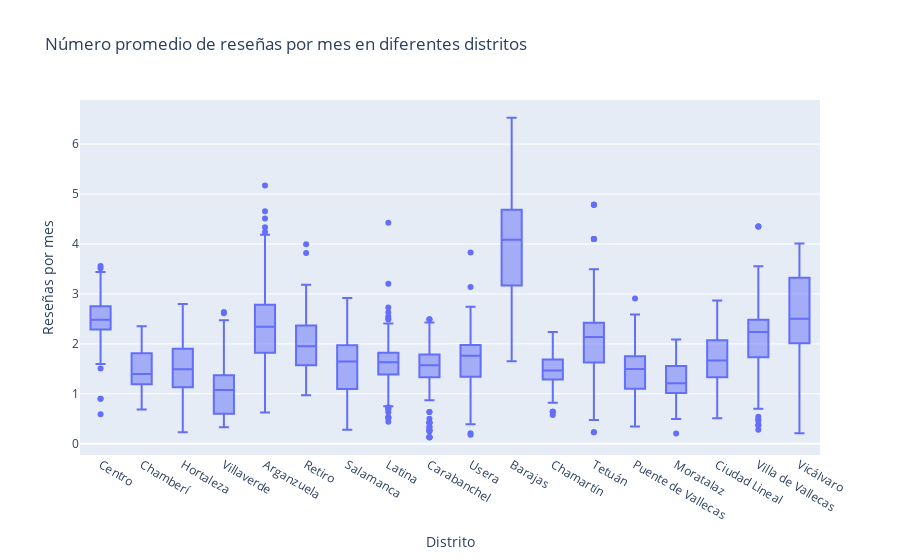

The code cell stored with this chart in its notebook:
### Code cell
# 6. Número promedio de reseñas por mes en diferentes distritos
fig6 = px.box(
    data,
    x="neighbourhood_group",
    y="reviews_per_month",
    title="Número promedio de reseñas por mes en diferentes distritos",
    labels={"reviews_per_month": "Reseñas por mes", "neighbourhood_group": "Distrito"},
)
fig6.show()

#Vemos que el numero de reseñas por mes es similar en todos los distritos, aunque sroprende que Barajas este significativamente por encima.

### Figure 1 — Plotly figure (JSON) as saved in the notebook; plotly's stock layout.template omitted (floating-point values rounded to 4 significant figures; data arrays with more than 128 entries replaced by an {"elided": "..."} marker saying what was removed)
{"data": [{"alignmentgroup": "True", "hovertemplate": "Distrito=%{x}<br>Reseñas por mes=%{y}<extra></extra>", "legendgroup": "", "marker": {"color": "#636efa"}, "name": "", "notched": false, "offsetgroup": "", "orientation": "v", "showlegend": false, "type": "box", "x": {"elided": "2218 str values"}, "x0": " ", "xaxis": "x", "y": {"elided": "2218 float values"}, "y0": " ", "yaxis": "y"}], "layout": {"boxmode": "group", "legend": {"tracegroupgap": 0}, "title": {"text": "Número promedio de reseñas por mes en diferentes distritos"}, "xaxis": {"anchor": "y", "domain": [0, 1], "title": {"text": "Distrito"}}, "yaxis": {"anchor": "x", "domain": [0, 1], "title": {"text": "Reseñas por mes"}}}}
